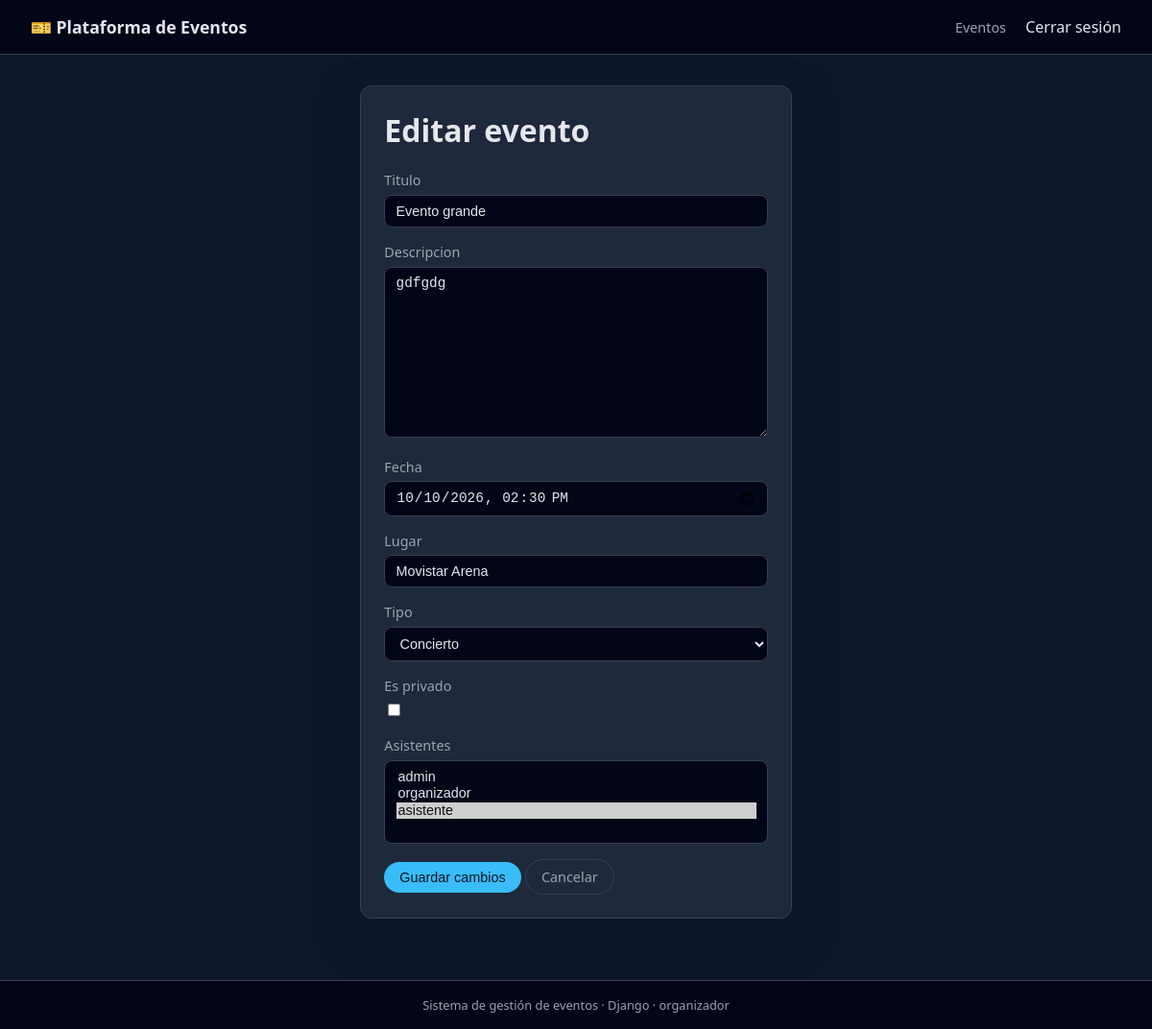
Screenshot of /eventos/1/editar/ (signed in) with the database file from the repository.
### eventos/models.py (models this page shows, shortened)
class Evento(models.Model):
    TIPO_CHOICES = [
        ('conferencia', 'Conferencia'),
        ('concierto', 'Concierto'),
        ('seminario', 'Seminario'),
    ]
    titulo = models.CharField(max_length=200)
    descripcion = models.TextField()
    fecha = models.DateTimeField()
    lugar = models.CharField(max_length=200)
    tipo = models.CharField(max_length=50, choices=TIPO_CHOICES, blank=True)
    es_privado = models.BooleanField(default=False)
    organizador = models.ForeignKey(
        User,
        on_delete=models.CASCADE,
        related_name='eventos_organizados'
    )
    asistentes = models.ManyToManyField(
        User,
        related_name='eventos_asistidos',
        blank=True,
    )

### eventos/views.py (the view)
# urls.py: path('<int:pk>/editar/', EventoEditarView.as_view(), name='evento_editar'),
class EventoEditarView(LoginRequiredMixin, PermissionRequiredMixin, UpdateView):
    model = Evento
    fields = ['titulo', 'descripcion', 'fecha', 'lugar', 'tipo', 'es_privado', 'asistentes']
    template_name = 'eventos/form_evento.html'
    permission_required = 'eventos.change_evento'
    success_url = reverse_lazy('eventos:lista_eventos')
    def get_form(self, form_class=None):
        form = super().get_form(form_class)
        form.fields['fecha'].widget = forms.DateTimeInput(
            attrs={'type': 'datetime-local'}
        )
        form.fields['fecha'].input_formats = ['%Y-%m-%dT%H:%M']
        return form
    def has_permission(self):
        base = super().has_permission()
        if not base:
            return False
        evento = self.get_object()
        user = self.request.user
        return user.is_superuser or user == evento.organizador

### eventos/templates/eventos/form_evento.html (shortened to what this page needs)
{% extends 'base.html' %}
{% block content %}
    <h1>
        {% if object %}
            Editar evento
        {% else %}
            Crear evento
        {% endif %}
    </h1>
    <form method="post" class="mt-2">
        {% for field in form %}
            <div class="form-group">
                <label for="{{ field.id_for_label }}">{{ field.label }}</label>
                {{ field }}
            </div>
        {% endfor %}
        <button class="btn" type="submit">
            {% if object %}Guardar cambios{% else %}Crear evento{% endif %}
        </button>
        <a href="{% url 'eventos:lista_eventos' %}" class="btn btn-secondary">Cancelar</a>
    </form>
{% endblock %}

### templates/base.html (shortened to what this page needs)
{% load static %}
<!DOCTYPE html>
<html lang="es">
<head>
    <link rel="stylesheet" href="{% static 'css/estilos.css' %}">
</head>
<body>
<div class="layout">
    <header class="navbar">
        <div class="navbar-title">
            🎫 Plataforma de Eventos
        </div>
        <nav class="navbar-links">
            <a href="{% url 'eventos:lista_eventos' %}">Eventos</a>
            {% if user.is_authenticated %}
    <form method="post" action="{% url 'logout' %}" style="display:inline;">
        <button type="submit" class="btn-link-logout">Cerrar sesión</button>
    </form>
{% else %}
    <a href="{% url 'login' %}">Iniciar sesión</a>
{% endif %}
        </nav>
    </header>
    <main class="main-content">
        <div class="card">
            {% block content %}{% endblock %}
        </div>
    </main>
    <footer class="footer">
        Sistema de gestión de eventos · Django · {{ user.username|default:"Invitado" }}
    </footer>
</div>
</body>
</html>

### static/css/estilos.css (style rules this page uses)
:root { --bg: #0f172a; --bg-card: #1e293b; --accent: #38bdf8; --accent-soft: #0ea5e9; --text-main: #e5e7eb; --text-muted: #9ca3af; --danger: #ef4444; --success: #22c55e; --border-soft: #334155; }
* { box-sizing: border-box; }
body { margin: 0; font-family: system-ui, -apple-system, BlinkMacSystemFont, "Segoe UI", sans-serif; background-color: var(--bg); color: var(--text-main); }
a { color: var(--accent); text-decoration: none; }
.layout { min-height: 100vh; display: flex; flex-direction: column; }
.navbar { background: #020617; padding: 1rem 2rem; display: flex; justify-content: space-between; align-items: center; border-bottom: 1px solid var(--border-soft); }
.navbar-title { font-weight: 600; font-size: 1.1rem; }
.navbar-links a { margin-left: 1rem; font-size: 0.9rem; color: var(--text-muted); }
.main-content { max-width: 960px; margin: 2rem auto; padding: 0 1rem 2rem 1rem; flex: 1; }
.card { background: var(--bg-card); border-radius: 0.75rem; padding: 1.5rem; border: 1px solid var(--border-soft); box-shadow: 0 18px 40px rgba(15, 23, 42, 0.7); }
.card h1, .card h2 { margin-top: 0; }
.btn { display: inline-block; padding: 0.5rem 1rem; border-radius: 999px; border: none; cursor: pointer; font-size: 0.9rem; font-weight: 500; background: var(--accent); color: #0b1120; }
.btn-secondary { background: transparent; border: 1px solid var(--border-soft); color: var(--text-muted); }
.form-group { margin-bottom: 1rem; }
label { display: block; font-size: 0.9rem; margin-bottom: 0.35rem; color: var(--text-muted); }
input[type="text"], input[type="email"], input[type="date"], input[type="time"], input[type="datetime-local"], select, textarea { width: 100%; padding: 0.5rem 0.7rem; border-radius: 0.5rem; border: 1px solid var(--border-soft); background: #020617; color: var(--text-main); font-size: 0.9rem; }
.mt-2 { margin-top: 1rem; }
.footer { text-align: center; padding: 1rem 0; font-size: 0.8rem; color: var(--text-muted); border-top: 1px solid var(--border-soft); background: #020617; }
.btn-link-logout { background: none; border: none; padding: 0; margin: 0 0 0 1rem; font: inherit; color: inherit; cursor: pointer; text-decoration: none; }

### rows the page displays
Evento: form "Evento grande" "gdfgdg" "10/10/2026 14:30" "Movistar Arena" "Concierto"

### other values shown
{{ field.label }} "Titulo" "Descripcion" "Fecha" "Lugar" "Tipo" "Es privado" "Asistentes"
{{ user.username|default:"Invitado" }} "organizador"
